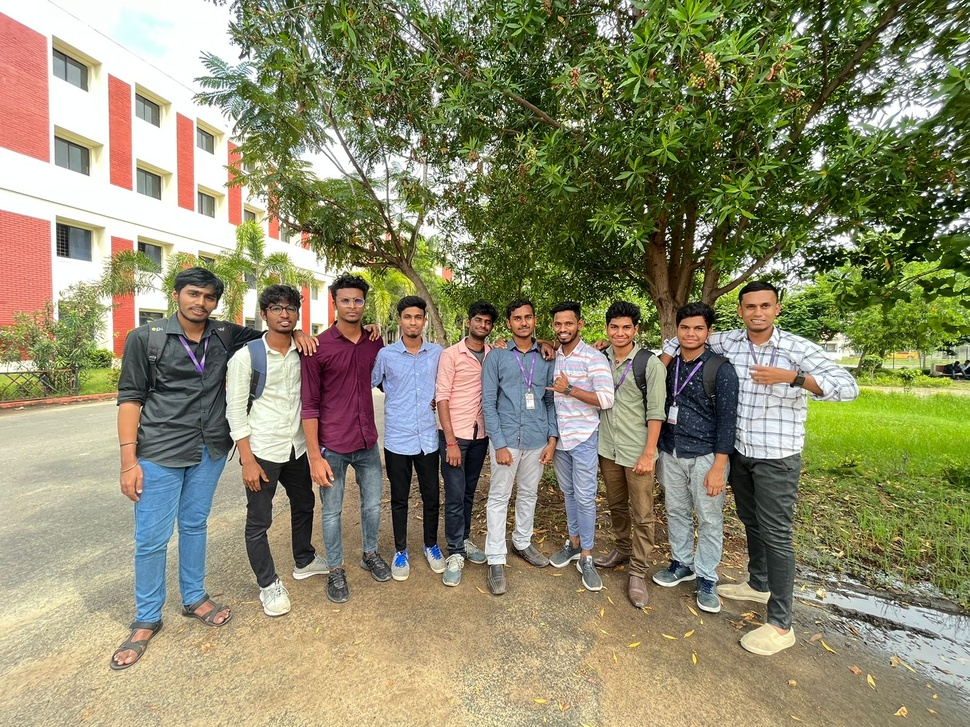
#> input picture FaceDetect-master/groupimage.jpeg, 970 x 727 px, shrunk from 1600 x 1200 before the run
$ python face_detect_cv3.py
#> lines starting #> are read from the running program, lines starting #| are printed output that depends on the picture; after the words box and inside, x2 and y2 are one past the last pixel; in counts of white or black regions, pixels touching at a corner belong together
import cv2
imagePath = "groupimage.jpeg"
cascPath = "haarcascade_frontalface_default.xml"
faceCascade = cv2.CascadeClassifier(cascPath)
image = cv2.imread(imagePath)
#> image is the input picture: shape (727, 970, 3); mean B, G, R 107.8, 138, 140.7
gray = cv2.cvtColor(image, cv2.COLOR_BGR2GRAY)
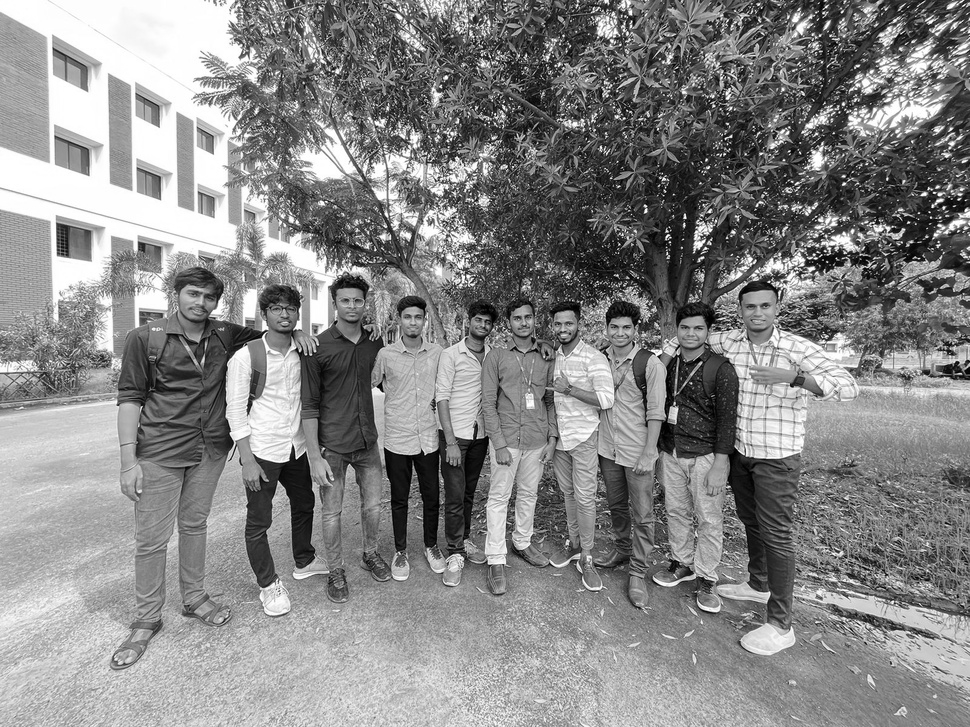
#> gray: shape (727, 970); min 0, max 255, mean 135.4
faces = faceCascade.detectMultiScale(
    gray,
    scaleFactor=1.1,
    minNeighbors=5,
    minSize=(30, 30)
)
#> faces = [[328, 282, 47, 47], [736, 289, 44, 44], [395, 303, 36, 36], [506, 304, 36, 36], [546, 310, 35, 35], [602, 312, 38, 38], [671, 312, 41, 41], [180, 280, 42, 42], [603, 411, 50, 50], [319, 402, 53, 53]]
print(faces)
#| [[328 282  47  47]
#|  [736 289  44  44]
#|  [395 303  36  36]
#|  [506 304  36  36]
#|  [546 310  35  35]
#|  [602 312  38  38]
#|  [671 312  41  41]
#|  [180 280  42  42]
#|  [603 411  50  50]
#|  [319 402  53  53]]
print("Found {0} faces!".format(len(faces)))
#| Found 10 faces!
for (x, y, w, h) in faces:
    cv2.rectangle(image, (x, y), (x+w, y+h), (0, 255, 0), 2)
#> this loop made 10 passes
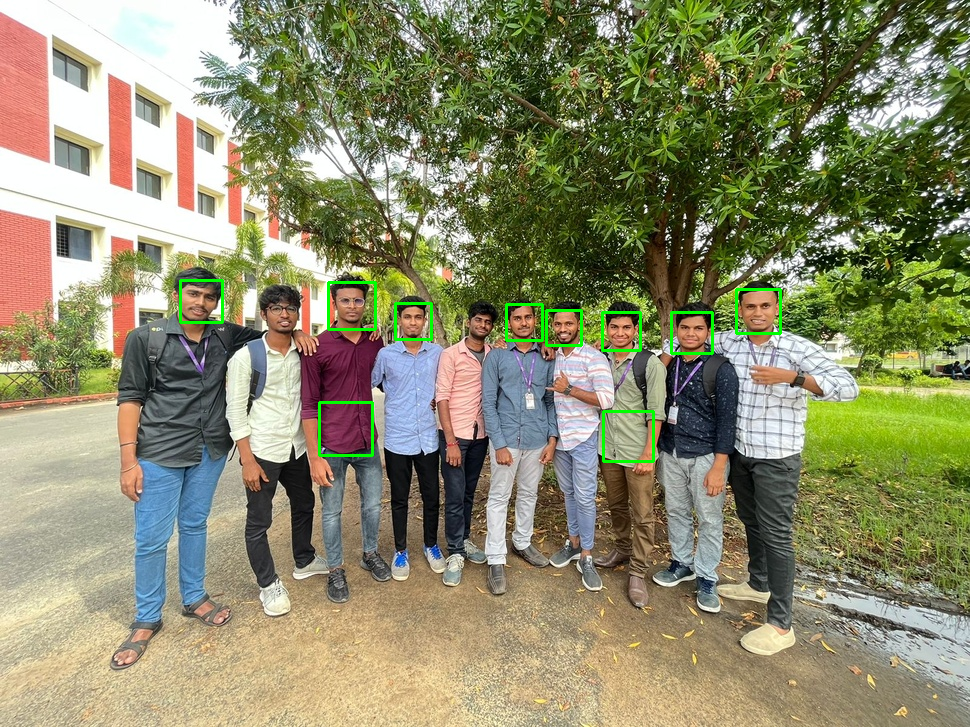
#> image: shape (727, 970, 3); 0.71% of pixels changed, all inside (x1, y1, x2, y2) = (179, 279, 782, 463)
#cv2.imshow("Faces found", image)
#cv2.waitKey(0)

$ run again, with FaceDetect-master/abba.png saved as FaceDetect-master/groupimage.jpeg
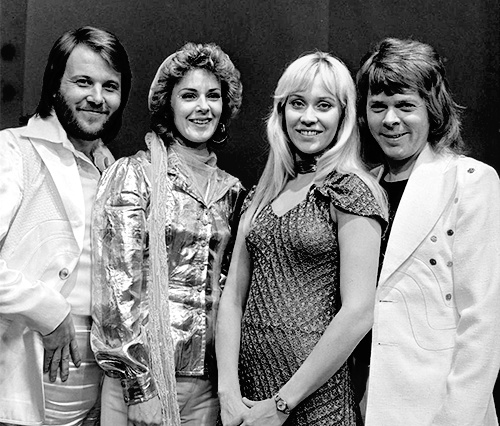
#> input picture FaceDetect-master/abba.png, 500 x 426 px
#> image is the input picture: shape (426, 500, 3); min 0, max 255, mean 130.8
#> faces = [[167, 70, 67, 67], [57, 55, 75, 75], [266, 69, 89, 89], [355, 79, 74, 74]]
#| [[167  70  67  67]
#|  [ 57  55  75  75]
#|  [266  69  89  89]
#|  [355  79  74  74]]
#| Found 4 faces!
#> the loop `for (x, y, w, h) in faces:` made 4 passes
#> after the loop `for (x, y, w, h) in faces:`:
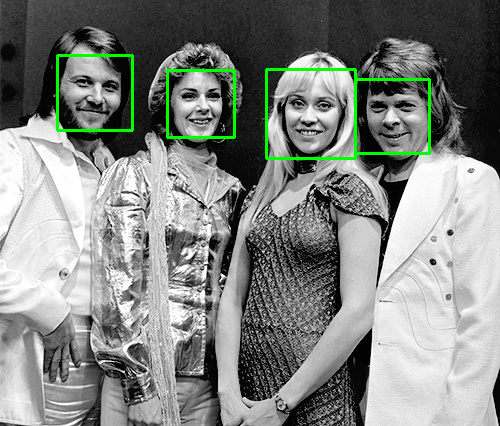
#> image: shape (426, 500, 3); 1.6% of pixels changed, all inside (x1, y1, x2, y2) = (56, 54, 431, 160)

$ run again, with FaceDetect-master/little_mix_right.jpg copied over FaceDetect-master/groupimage.jpeg
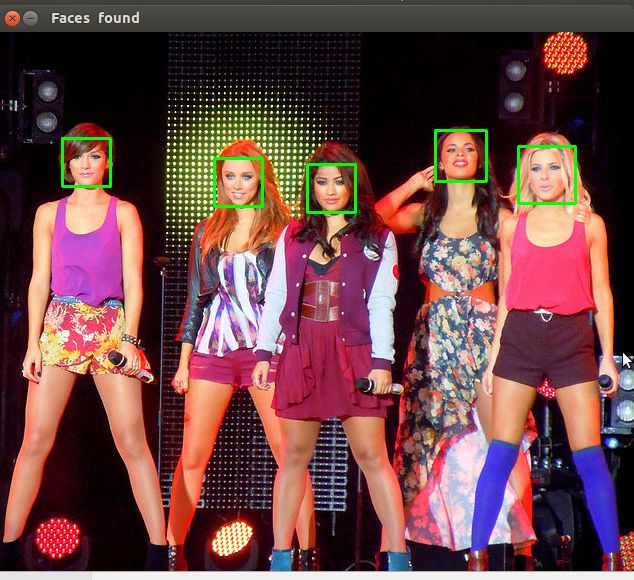
#> input picture FaceDetect-master/little_mix_right.jpg, 634 x 580 px
#> image is the input picture: shape (580, 634, 3); mean B, G, R 71.1, 70.2, 109.2
#> `gray = cv2.cvtColor(image, cv2.COLOR_BGR2GRAY)`:
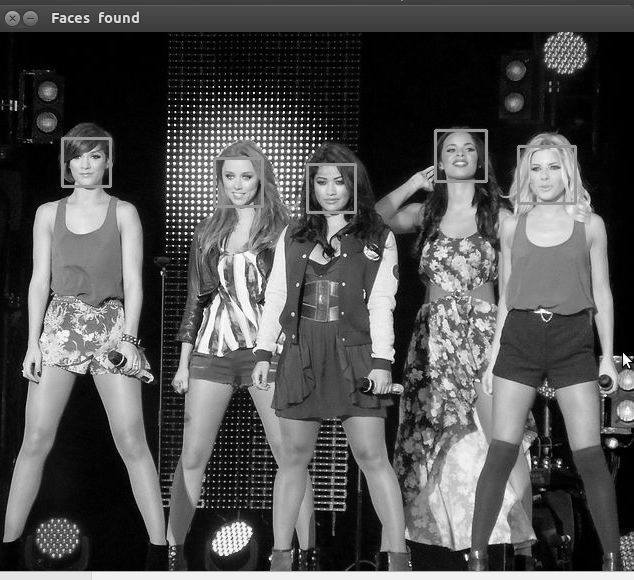
#> gray: shape (580, 634); min 0, max 255, mean 81.9
#> faces = [[214, 158, 49, 49], [309, 166, 44, 44], [437, 132, 48, 48], [65, 142, 44, 44], [515, 144, 61, 61], [420, 212, 76, 76], [27, 500, 60, 60]]
#| [[214 158  49  49]
#|  [309 166  44  44]
#|  [437 132  48  48]
#|  [ 65 142  44  44]
#|  [515 144  61  61]
#|  [420 212  76  76]
#> (further printed lines are left out)
#| Found 7 faces!
#> the loop `for (x, y, w, h) in faces:` made 7 passes
#> after the loop `for (x, y, w, h) in faces:`:
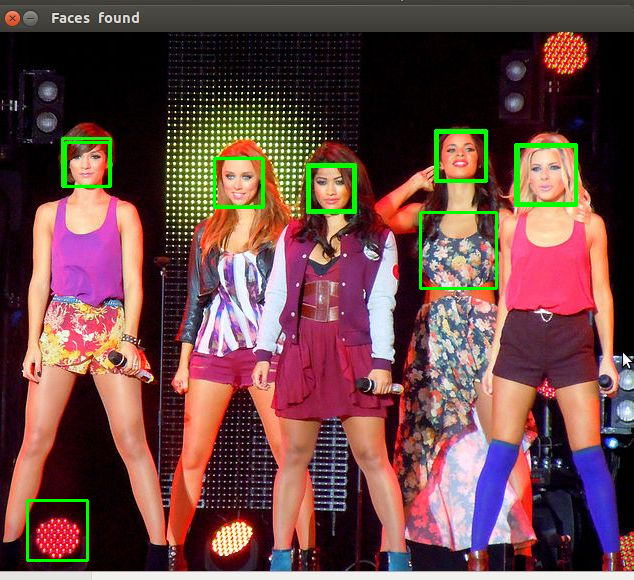
#> image: shape (580, 634, 3); 1.24% of pixels changed, all inside (x1, y1, x2, y2) = (26, 131, 578, 562)
